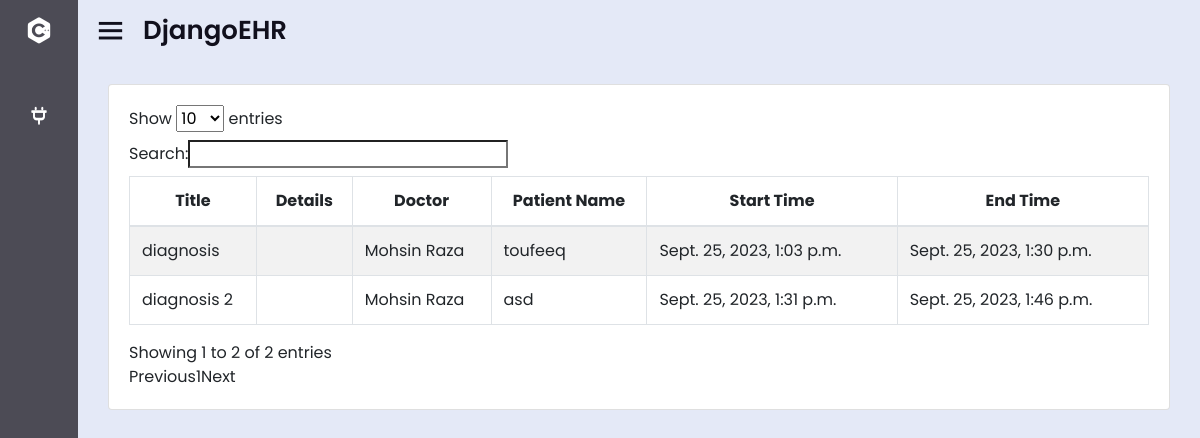
Screenshot of /doctor_appointment_view/ with the database file from the repository.
### patient/models.py (models this page shows, shortened)
class Appointment(models.Model):
    id = models.AutoField(primary_key=True)
    title = models.CharField(max_length=100)
    start_datetime = models.DateTimeField()
    end_datetime = models.DateTimeField()
    detail = models.TextField()
    hospital = models.ForeignKey('Hospital', on_delete=models.CASCADE)
    patient = models.ForeignKey('Patient', on_delete=models.CASCADE)
    doctor = models.ForeignKey('Doctor', on_delete=models.CASCADE)

class Doctor(models.Model):
    username = models.CharField(max_length=255, unique=True)
    password = models.CharField(max_length=255, default = "123")
    id = models.AutoField(primary_key=True)
    name = models.CharField(max_length=100, null=True, blank=True)
    gender = models.CharField(max_length=100, null=True, blank=True)
    specialization = models.CharField(max_length=100, null=True, blank=True)
    license_number = models.CharField(max_length=50, null=True, blank=True)
    contact_number = models.CharField(max_length=20, null=True, blank=True)
    bio = models.TextField(null=True, blank=True)
    hospital = models.OneToOneField(Hospital, on_delete=models.CASCADE, null=True, blank=True)
    def __str__(self):
        return self.name

class Patient(models.Model):
    id = models.AutoField(primary_key=True)
    name = models.CharField(max_length=25, blank=True, null=True)
    date_of_birth = models.DateField(blank=True, null=True)
    address = models.TextField()
    medical_history = models.TextField(blank=True)
    email = models.EmailField(blank=True, null=True)
    MRN = models.CharField(max_length=20, unique=True, null=True)
    def __str__(self):
        return str(self.name)

### patient/views.py (the view)
# urls.py: path('doctor_appointment_view/', views.doctor_appointment_view, name='doctor_appointment_view'),
def doctor_appointment_view(request):
    user = request.user  # This should be a logged-in doctor user
    try:
        doctor = Doctor.objects.get(name=user)
    except Doctor.DoesNotExist:
        doctor = None  # Handle the case where there is no matching doctor
    if doctor:
        appointments = Appointment.objects.filter(doctor=doctor)
        return render(request, 'patient/doctor_appointment_view.html', {'appointments': appointments})
    else:
        appointments = Appointment.objects.all()
        return render(request, 'patient/doctor_appointment_view.html', {'appointments': appointments})

### patient/templates/patient/doctor_appointment_view.html (shortened to what this page needs)
{% extends "patient/base.html" %}
{% block content %}
{% block extrascripts %}
<link rel="stylesheet" href="https://cdnjs.cloudflare.com/ajax/libs/font-awesome/5.15.3/css/all.min.css">
<link rel="stylesheet" type="text/css" href="https://stackpath.bootstrapcdn.com/bootstrap/4.4.1/css/bootstrap.min.css">
<link rel="stylesheet" type="text/css" href="https://pixinvent.com/stack-responsive-bootstrap-4-admin-template/app-assets/css/bootstrap-extended.min.css">
<link rel="stylesheet" type="text/css" href="https://pixinvent.com/stack-responsive-bootstrap-4-admin-template/app-assets/fonts/simple-line-icons/style.min.css">
<link rel="stylesheet" type="text/css" href="https://pixinvent.com/stack-responsive-bootstrap-4-admin-template/app-assets/css/colors.min.css">
<link rel="stylesheet" type="text/css" href="https://pixinvent.com/stack-responsive-bootstrap-4-admin-template/app-assets/css/bootstrap.min.css">
{% endblock extrascripts %}
<br>
<div class="grey-bg container-fluid">
      <div class="col-12">
        <div class="card">
          <div class="card-content">
            <div class="card-body">
              <table id="example" class="table table-striped table-bordered" style="width:100%">
                <thead>
                    <tr style="text-align:center">
                      <th>Title</th>
                      <th>Details</th>
                      <th>Doctor</th>
                      <th>Patient Name</th>
                      <th>Start Time</th>
                      <th>End Time</th>
                    </tr>
                </thead>
                <tbody>
                    {% for x in appointments %}
                    <tr>
                        <td>{{ x.title }}</td>
                        <td>{{ x.detail }}</td>
                        <td>{{ x.doctor }}</td>
                        <td>{{ x.patient }}</td>
                        <td>{{ x.start_datetime }}</td>
                        <td>{{ x.end_datetime }}</td>
                    </tr>
                    {% endfor %}
                </tbody>
            </table>
            </div>
          </div>
        </div>
      </div>
    </div>
  </section>
{% endblock %}

### patient/templates/patient/base.html (style rules this page uses)
* { margin: 0; padding: 0; box-sizing: border-box; font-family: 'Poppins', sans-serif; }

### rows the page displays
Appointment: title "diagnosis", doctor "Mohsin Raza", patient "toufeeq", start_datetime "Sept. 25, 2023, 1:03 p.m.", end_datetime "Sept. 25, 2023, 1:30 p.m."
Appointment: title "diagnosis 2", doctor "Mohsin Raza", patient "asd", start_datetime "Sept. 25, 2023, 1:31 p.m.", end_datetime "Sept. 25, 2023, 1:46 p.m."
